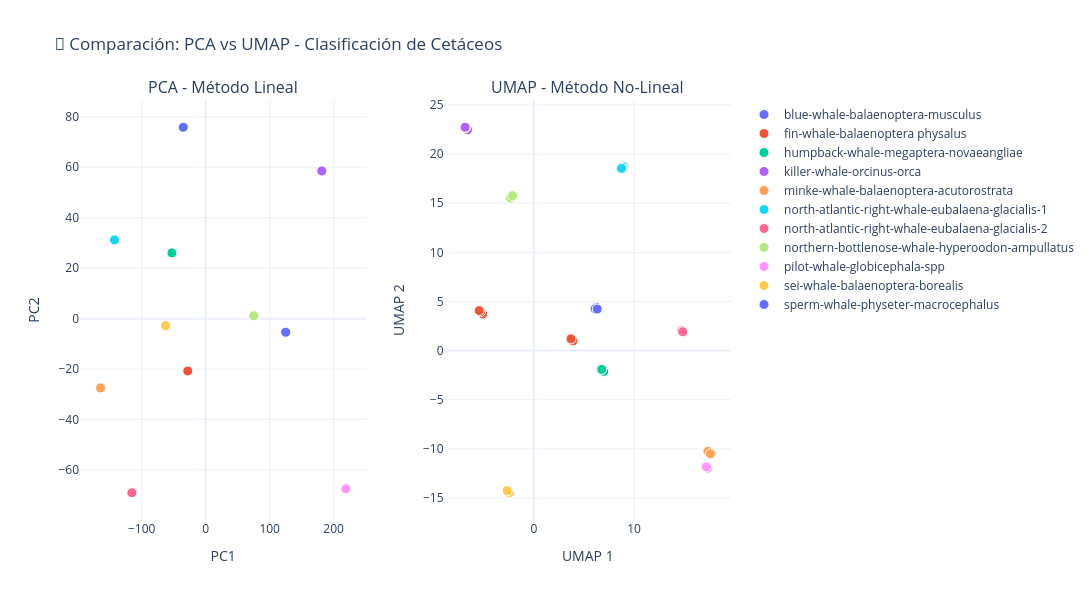

The notebook cell saved with this chart:
### Markdown cell above
**Comparación: PCA vs UMAP**

Visualización lado a lado de los dos métodos de reducción dimensional para ver cómo se comportan diferente:
- **PCA (Análisis de Componentes Principales)**: Método lineal clásico
- **UMAP (Uniform Manifold Approximation and Projection)**: Método no-lineal moderno

### Code cell
from sklearn.decomposition import PCA
import matplotlib.pyplot as plt
import plotly.graph_objects as go
from plotly.subplots import make_subplots

# ================== PCA vs UMAP COMPARACIÓN ==================
print("📊 Comparando PCA y UMAP...\n")

# 1. Aplicar PCA (método lineal)
pca = PCA(n_components=2, random_state=42)
features_columns = [i for i in range(13)]
embedding_pca = pca.fit_transform(df_final[features_columns])

print(f"✅ PCA completado:")
print(f"   - Varianza explicada: {pca.explained_variance_ratio_.sum():.2%}")
print(f"   - Comp. 1: {pca.explained_variance_ratio_[0]:.2%}")
print(f"   - Comp. 2: {pca.explained_variance_ratio_[1]:.2%}\n")

# Ya tenemos UMAP del análisis anterior
print(f"✅ UMAP ya calculado anteriormente\n")

# 2. Crear gráficos lado a lado con Matplotlib
fig, axes = plt.subplots(1, 2, figsize=(18, 7), facecolor='white')

# PCA
for species in df_final['species'].unique():
    subset = df_final[df_final['species'] == species]
    indices = subset.index
    axes[0].scatter(embedding_pca[indices, 0], embedding_pca[indices, 1], 
                   label=species, s=300, edgecolors='black', alpha=0.7)

axes[0].set_title('🔵 PCA (Análisis de Componentes Principales)\nMétodo Lineal', 
                  fontsize=14, fontweight='bold', pad=15)
axes[0].set_xlabel(f'PC1 ({pca.explained_variance_ratio_[0]:.1%} varianza)', fontsize=11, fontweight='bold')
axes[0].set_ylabel(f'PC2 ({pca.explained_variance_ratio_[1]:.1%} varianza)', fontsize=11, fontweight='bold')
axes[0].grid(True, linestyle='--', alpha=0.5)
axes[0].tick_params(axis='both', labelsize=10)

# UMAP
for species in df_final['species'].unique():
    subset = df_final[df_final['species'] == species]
    axes[1].scatter(subset['x'], subset['y'], label=species, s=300, edgecolors='black', alpha=0.7)

axes[1].set_title('🟢 UMAP (Uniform Manifold Approximation and Projection)\nMétodo No-Lineal', 
                  fontsize=14, fontweight='bold', pad=15)
axes[1].set_xlabel('UMAP 1', fontsize=11, fontweight='bold')
axes[1].set_ylabel('UMAP 2', fontsize=11, fontweight='bold')
axes[1].grid(True, linestyle='--', alpha=0.5)
axes[1].tick_params(axis='both', labelsize=10)

# Leyenda única para ambos
handles, labels = axes[1].get_legend_handles_labels()
fig.legend(handles, labels, loc='upper center', bbox_to_anchor=(0.5, -0.02), 
          ncol=3, frameon=True, fontsize=9, title='Especies')

plt.suptitle('📊 COMPARACIÓN: Reducción Dimensional - PCA vs UMAP', 
            fontsize=16, fontweight='bold', y=1.00)
plt.tight_layout()
plt.subplots_adjust(bottom=0.15)
plt.show()

# 3. Análisis comparativo
print("📈 DIFERENCIAS CLAVE:\n")
print("┌─ PCA (Lineal) ─────────────────────────────────────────────┐")
print("│ ✓ Más rápido de calcular                                    │")
print("│ ✓ Mantiene la varianza global                               │")
print("│ ✗ Asume relaciones lineales                                 │")
print("│ ✗ Menos efectivo para datos complejos                       │")
print("│ Uso: Cuando necesitas rapidez y claridad                    │")
print("└─────────────────────────────────────────────────────────────┘\n")

print("┌─ UMAP (No-Lineal) ─────────────────────────────────────────┐")
print("│ ✓ Preserva estructura local Y global                         │")
print("│ ✓ Mejor para datos complejos                                 │")
print("│ ✓ Crea clusters más intuitivos                               │")
print("│ ✗ Más lento que PCA                                          │")
print("│ Uso: Cuando necesitas mejor separación de clases             │")
print("└─────────────────────────────────────────────────────────────┘\n")

# 4. Visualización interactiva con Plotly
fig_compare = make_subplots(
    rows=1, cols=2,
    subplot_titles=("PCA - Método Lineal", "UMAP - Método No-Lineal"),
    horizontal_spacing=0.12
)

colors_map = {species: i for i, species in enumerate(df_final['species'].unique())}

# PCA
for species in df_final['species'].unique():
    subset = df_final[df_final['species'] == species]
    indices = subset.index
    fig_compare.add_trace(
        go.Scatter(x=embedding_pca[indices, 0], y=embedding_pca[indices, 1],
                  mode='markers', name=species,
                  marker=dict(size=10, line=dict(width=1, color='white')),
                  showlegend=True),
        row=1, col=1
    )

# UMAP
for species in df_final['species'].unique():
    subset = df_final[df_final['species'] == species]
    fig_compare.add_trace(
        go.Scatter(x=subset['x'], y=subset['y'],
                  mode='markers', name=species,
                  marker=dict(size=10, line=dict(width=1, color='white')),
                  showlegend=False),
        row=1, col=2
    )

fig_compare.update_xaxes(title_text="PC1", row=1, col=1)
fig_compare.update_yaxes(title_text="PC2", row=1, col=1)
fig_compare.update_xaxes(title_text="UMAP 1", row=1, col=2)
fig_compare.update_yaxes(title_text="UMAP 2", row=1, col=2)

fig_compare.update_layout(
    title_text="🐋 Comparación: PCA vs UMAP - Clasificación de Cetáceos",
    template='plotly_white',
    height=600,
    width=1200,
    hovermode='closest'
)

fig_compare.show()

print("✨ Comparación completada!")

### Figure 1 — Plotly figure (JSON) as saved in the notebook; plotly's stock layout.template omitted (floating-point values rounded to 4 significant figures)
{"data": [{"marker": {"line": {"color": "white", "width": 1}, "size": 10}, "mode": "markers", "name": "blue-whale-balaenoptera-musculus", "showlegend": true, "type": "scatter", "x": [-35.09, -35.09, -35.09], "xaxis": "x", "y": [75.85, 75.85, 75.85], "yaxis": "y"}, {"marker": {"line": {"color": "white", "width": 1}, "size": 10}, "mode": "markers", "name": "fin-whale-balaenoptera physalus", "showlegend": true, "type": "scatter", "x": [-28.02, -28.02, -28.02], "xaxis": "x", "y": [-20.74, -20.74, -20.74], "yaxis": "y"}, {"marker": {"line": {"color": "white", "width": 1}, "size": 10}, "mode": "markers", "name": "humpback-whale-megaptera-novaeangliae", "showlegend": true, "type": "scatter", "x": [-52.76, -52.76, -52.76], "xaxis": "x", "y": [26.06, 26.06, 26.06], "yaxis": "y"}, {"marker": {"line": {"color": "white", "width": 1}, "size": 10}, "mode": "markers", "name": "killer-whale-orcinus-orca", "showlegend": true, "type": "scatter", "x": [181.4, 181.4, 181.4], "xaxis": "x", "y": [58.51, 58.51, 58.51], "yaxis": "y"}, {"marker": {"line": {"color": "white", "width": 1}, "size": 10}, "mode": "markers", "name": "minke-whale-balaenoptera-acutorostrata", "showlegend": true, "type": "scatter", "x": [-164.3, -164.3, -164.3], "xaxis": "x", "y": [-27.45, -27.45, -27.45], "yaxis": "y"}, {"marker": {"line": {"color": "white", "width": 1}, "size": 10}, "mode": "markers", "name": "north-atlantic-right-whale-eubalaena-glacialis-1", "showlegend": true, "type": "scatter", "x": [-142.5, -142.5, -142.5], "xaxis": "x", "y": [31.2, 31.2, 31.2], "yaxis": "y"}, {"marker": {"line": {"color": "white", "width": 1}, "size": 10}, "mode": "markers", "name": "north-atlantic-right-whale-eubalaena-glacialis-2", "showlegend": true, "type": "scatter", "x": [-115.4, -115.4, -115.4], "xaxis": "x", "y": [-68.99, -68.99, -68.99], "yaxis": "y"}, {"marker": {"line": {"color": "white", "width": 1}, "size": 10}, "mode": "markers", "name": "northern-bottlenose-whale-hyperoodon-ampullatus", "showlegend": true, "type": "scatter", "x": [75.04, 75.04, 75.04], "xaxis": "x", "y": [1.126, 1.126, 1.126], "yaxis": "y"}, {"marker": {"line": {"color": "white", "width": 1}, "size": 10}, "mode": "markers", "name": "pilot-whale-globicephala-spp", "showlegend": true, "type": "scatter", "x": [219.1, 219.1, 219.1], "xaxis": "x", "y": [-67.41, -67.41, -67.41], "yaxis": "y"}, {"marker": {"line": {"color": "white", "width": 1}, "size": 10}, "mode": "markers", "name": "sei-whale-balaenoptera-borealis", "showlegend": true, "type": "scatter", "x": [-62.52, -62.52, -62.52], "xaxis": "x", "y": [-2.769, -2.769, -2.769], "yaxis": "y"}, {"marker": {"line": {"color": "white", "width": 1}, "size": 10}, "mode": "markers", "name": "sperm-whale-physeter-macrocephalus", "showlegend": true, "type": "scatter", "x": [125.0, 125.0, 125.0], "xaxis": "x", "y": [-5.393, -5.393, -5.393], "yaxis": "y"}, {"marker": {"line": {"color": "white", "width": 1}, "size": 10}, "mode": "markers", "name": "blue-whale-balaenoptera-musculus", "showlegend": false, "type": "scatter", "x": [3.678, 3.913, 3.708], "xaxis": "x2", "y": [1.23, 0.9905, 1.195], "yaxis": "y2"}, {"marker": {"line": {"color": "white", "width": 1}, "size": 10}, "mode": "markers", "name": "fin-whale-balaenoptera physalus", "showlegend": false, "type": "scatter", "x": [7.012, 6.975, 6.775], "xaxis": "x2", "y": [-2.148, -2.111, -1.911], "yaxis": "y2"}, {"marker": {"line": {"color": "white", "width": 1}, "size": 10}, "mode": "markers", "name": "humpback-whale-megaptera-novaeangliae", "showlegend": false, "type": "scatter", "x": [-6.623, -6.82, -6.868], "xaxis": "x2", "y": [22.49, 22.68, 22.73], "yaxis": "y2"}, {"marker": {"line": {"color": "white", "width": 1}, "size": 10}, "mode": "markers", "name": "killer-whale-orcinus-orca", "showlegend": false, "type": "scatter", "x": [17.46, 17.38, 17.63], "xaxis": "x2", "y": [-10.34, -10.25, -10.5], "yaxis": "y2"}, {"marker": {"line": {"color": "white", "width": 1}, "size": 10}, "mode": "markers", "name": "minke-whale-balaenoptera-acutorostrata", "showlegend": false, "type": "scatter", "x": [8.939, 8.827, 8.75], "xaxis": "x2", "y": [18.74, 18.63, 18.55], "yaxis": "y2"}, {"marker": {"line": {"color": "white", "width": 1}, "size": 10}, "mode": "markers", "name": "north-atlantic-right-whale-eubalaena-glacialis-1", "showlegend": false, "type": "scatter", "x": [14.92, 14.77, 14.87], "xaxis": "x2", "y": [1.873, 2.019, 1.922], "yaxis": "y2"}, {"marker": {"line": {"color": "white", "width": 1}, "size": 10}, "mode": "markers", "name": "north-atlantic-right-whale-eubalaena-glacialis-2", "showlegend": false, "type": "scatter", "x": [-2.279, -2.341, -2.123], "xaxis": "x2", "y": [15.6, 15.54, 15.76], "yaxis": "y2"}, {"marker": {"line": {"color": "white", "width": 1}, "size": 10}, "mode": "markers", "name": "northern-bottlenose-whale-hyperoodon-ampullatus", "showlegend": false, "type": "scatter", "x": [17.3, 17.37, 17.22], "xaxis": "x2", "y": [-11.9, -11.97, -11.83], "yaxis": "y2"}, {"marker": {"line": {"color": "white", "width": 1}, "size": 10}, "mode": "markers", "name": "pilot-whale-globicephala-spp", "showlegend": false, "type": "scatter", "x": [-2.49, -2.448, -2.656], "xaxis": "x2", "y": [-14.42, -14.47, -14.26], "yaxis": "y2"}, {"marker": {"line": {"color": "white", "width": 1}, "size": 10}, "mode": "markers", "name": "sei-whale-balaenoptera-borealis", "showlegend": false, "type": "scatter", "x": [6.249, 6.113, 6.324], "xaxis": "x2", "y": [4.398, 4.25, 4.226], "yaxis": "y2"}, {"marker": {"line": {"color": "white", "width": 1}, "size": 10}, "mode": "markers", "name": "sperm-whale-physeter-macrocephalus", "showlegend": false, "type": "scatter", "x": [-5.111, -5.335, -5.464], "xaxis": "x2", "y": [3.722, 3.945, 4.075], "yaxis": "y2"}], "layout": {"annotations": [{"font": {"size": 16}, "showarrow": false, "text": "PCA - Método Lineal", "x": 0.22, "xanchor": "center", "xref": "paper", "y": 1, "yanchor": "bottom", "yref": "paper"}, {"font": {"size": 16}, "showarrow": false, "text": "UMAP - Método No-Lineal", "x": 0.78, "xanchor": "center", "xref": "paper", "y": 1, "yanchor": "bottom", "yref": "paper"}], "height": 600, "hovermode": "closest", "title": {"text": "🐋 Comparación: PCA vs UMAP - Clasificación de Cetáceos"}, "width": 1200, "xaxis": {"anchor": "y", "domain": [0, 0.44], "title": {"text": "PC1"}}, "xaxis2": {"anchor": "y2", "domain": [0.56, 1], "title": {"text": "UMAP 1"}}, "yaxis": {"anchor": "x", "domain": [0, 1], "title": {"text": "PC2"}}, "yaxis2": {"anchor": "x2", "domain": [0, 1], "title": {"text": "UMAP 2"}}}}
